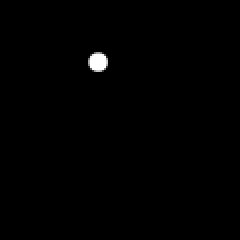
#> input picture circles_image1.png, 120 x 120 px (shown 2 times larger)
$ jupyter execute Circle-Finder.ipynb
#> lines starting #> are read from the running program, lines starting #| are printed output that depends on the picture; after the words box and inside, x2 and y2 are one past the last pixel; in counts of white or black regions, pixels touching at a corner belong together
[cell 1]
import numpy as np
import cv2
from google.colab.patches import cv2_imshow
from scipy.spatial import distance
import time
import matplotlib.pyplot as plt

IDS

[cell 2]
def iterative_deepening_search(image,start,goal_condition):
  start_time = time.time()
  found_cricle = False
  circles = 0
  count = 1
  blank_image = np.zeros((120,120,3), np.uint8)
  blank_image[:,:] = (0,255,0)
  i = start[0]
  j = start[1]
  found = False   #found the circle
  end = False   #True when all the circles are found
  search_row = True  #False when Find a white pixel
  count = 120     #the layers it has to check (increases gradually)


  for x in range(count):    #from layer 0 to 120
    found = False   #the new row has no white pixels yet
    search_row = True #we have to check for white pixels
    circles = 0       #the amount of circles will reset until reaching the end
    for row in range(i,x):
      if found == True and search_row == True: #found a circle but the last row is all black(circle is finished)
        circles += 1
        found = False #looking for the new circle
        if (circles == goal_condition): #found all the circles
          end = True
      else:
        search_row = True
      for col in range(j,120):
        k = image[row,col]
        if k == 255:
          blank_image[row,col] = 255
          found = True
          search_row = False
        else:
          blank_image[row,col] = 0
    if end == True:
      print("Reached the goal")
      break
    if (x == count - 1):
      print("couldn't meet the goal") #did all the 120 search but couldn't meet the goal
  cv2_imshow(blank_image)
  end_time = time.time()
  print(circles)
  print(f"the total time was {np.ceil((end_time - start_time) * 10**3)} ms")


image = cv2.imread('circles_image1.png',cv2.IMREAD_GRAYSCALE)
#> image is the input picture: shape (120, 120); min 0, max 255, mean 1.3
iterative_deepening_search(image,[0,0],1)
#> after the loop in iterative_deepening_search, `for x in range(count):`: end = True
#| 1
image = cv2.imread('circles_image2.png',cv2.IMREAD_GRAYSCALE)
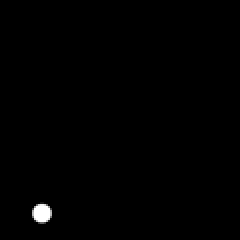
#> input picture circles_image2.png, 120 x 120 px (shown 2 times larger)
#> image is the input picture: shape (120, 120); min 0, max 255, mean 1.3
iterative_deepening_search(image,[0,0],1)
#| 1
image = cv2.imread('circles_image3.png',cv2.IMREAD_GRAYSCALE)
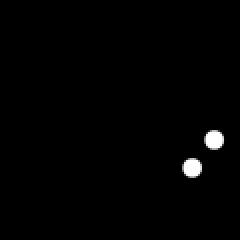
#> input picture circles_image3.png, 120 x 120 px (shown 2 times larger)
#> image is the input picture: shape (120, 120); min 0, max 255, mean 2.6
iterative_deepening_search(image,[0,0],2)
#| 2
image = cv2.imread('circles_image4.png',cv2.IMREAD_GRAYSCALE)
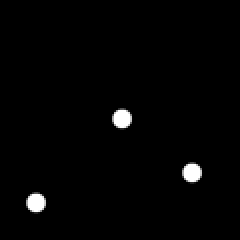
#> input picture circles_image4.png, 120 x 120 px (shown 2 times larger)
#> image is the input picture: shape (120, 120); min 0, max 255, mean 3.9
iterative_deepening_search(image,[0,0],3)
#| 3
image = cv2.imread('circles_image5.png',cv2.IMREAD_GRAYSCALE)
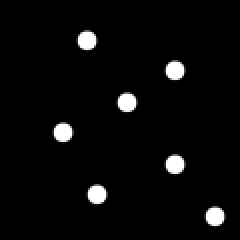
#> input picture circles_image5.png, 120 x 120 px (shown 2 times larger)
#> image is the input picture: shape (120, 120); min 0, max 255, mean 9
iterative_deepening_search(image,[0,0],7)
#| 7

At first,it starts to search the whole picture from the start point and start to search each row from row 0 to row 120 until it can find all the circles,because we only have information about the number of circles and not the locations of them we have to check each row to find the goal(it will be a complete algorithm if we do it from the (0,0) intial point)

[cell 3]
def find_circle_center(points):  #a function to estimate the center point of a circle by having all the points as the input
    points = np.array(points)
    x = points[:, 0]
    y = points[:, 1]

    A = np.c_[-2*x, -2*y, np.ones(len(points))]
    b = -(x**2 + y**2)

    result = np.linalg.lstsq(A, b, rcond=None)
    h, k, _ = result[0]
    return [np.ceil(h),np.ceil(k)] #returns the coordinate of the center point (will round it up)

[cell 4]
def find_all_circles_center(image):  #find all the circle point in a picture
  circle_points = [] #points of one circle
  centers = [] #center of all circles
  rows,cols = image.shape
#> rows = 120; cols = 120
  found = False
  search_row = True
  for i in range(rows):
    if (found == True and search_row == True):
      centers.append(find_circle_center(circle_points))
      circle_points = []
      found = False
    else:
      search_row = True
    for j in range(cols):
      k = image[i,j]
      if k == 255:
        circle_points.append([i,j])
        found = True
        search_row = False
#> after the loop, centers = [[31, 49]]; circle_points = []
#> the loop in find_all_circles_center (call 2), `for i in range(rows):` made 120 passes
#> (result in find_circle_center, h in find_circle_center, k in find_circle_center) on pass 37: (([30.62, 48.62, 3293], [1291.1], 3, [844.9, 29.37, 0.273]), 30.62, 48.62)
  return centers
image = cv2.imread('circles_image3.png',cv2.IMREAD_GRAYSCALE)

[cell 5]
def best_move(start,goal): #it will try all the 9 moves possible(including staying at the same place if reached the goal) and return the best possibe move
  i,j = start[0],start[1]
  distances = []
  if distance.euclidean(start,goal) == 0:
    return start #if we reached our goal,return the current location

  moves = [[i + 1 ,j],[i - 1 ,j],[i,j + 1],[i,j - 1],[i + 1,j + 1],[i + 1 ,j - 1],[i - 1,j + 1],[i - 1,j - 1]] #list of available moves
  distances.append(distance.euclidean(moves[0],goal))
  distances.append(distance.euclidean(moves[1],goal))
  distances.append(distance.euclidean(moves[2],goal))
  distances.append(distance.euclidean(moves[3],goal))
  distances.append(distance.euclidean(moves[4],goal))
  distances.append(distance.euclidean(moves[5],goal))
  distances.append(distance.euclidean(moves[6],goal))
  distances.append(distance.euclidean(moves[7],goal))
  return moves[distances.index(min(distances))]

[cell 6]
def A_Star_Search(image,start,goal,hueristic):
#> called with goal = 1
  start_time = time.time()
  end = False
  current_point = start
#> current_point = [0, 0]
  image_3dimension = np.stack([image] * 3, axis=0)
  blank_image = np.transpose(image_3dimension, (1, 2, 0))
  circles_found = 0
  for circle in hueristic:
    while end != True:
      if (current_point == best_move(current_point,circle)):
        circles_found += 1
        blank_image[current_point[0] - 2:current_point[0] + 2,current_point[1] - 2:current_point[1] + 2] = (0,0,255)
        break
        if (circles_found == goal):
          print("all circles found")
          end = True
          break
      else:
        current_point = best_move(current_point,circle)
        blank_image[current_point[0]-1:current_point[0] + 1,current_point[1]-1:current_point[1]+1] = (255,0,0)
#> this loop made 1 pass
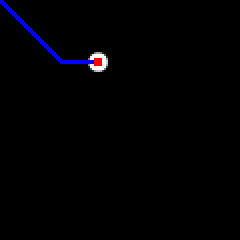
#> blank_image: shape (120, 120, 3) (shown 2 times larger); 0.97% of pixels changed, all inside (x1, y1, x2, y2) = (0, 0, 51, 33); drawn as B, G, R
#> after the loop, circles_found = 1; current_point = [31, 49]
  end_time = time.time()
  print(f"the total time was {np.ceil((end_time - start_time) * 10**3)} ms")
#| the total time was 37.0 ms
  cv2_imshow(blank_image)


image = cv2.imread('circles_image1.png',cv2.IMREAD_GRAYSCALE)
A_Star_Search(image,[0,0],len(find_all_circles_center(image)),find_all_circles_center(image))
image = cv2.imread('circles_image2.png',cv2.IMREAD_GRAYSCALE)
A_Star_Search(image,[0,0],len(find_all_circles_center(image)),find_all_circles_center(image))
#> call 2 of A_Star_Search, with goal = 1
#> the loop in A_Star_Search (call 2), `for circle in hueristic:` made 1 pass
#> circle on pass 1: [107, 21]
#> after the loop in A_Star_Search (call 2), `for circle in hueristic:`:
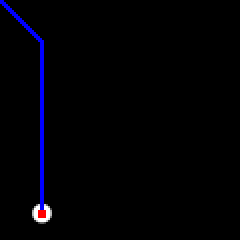
#> blank_image: shape (120, 120, 3) (shown 2 times larger); 1.71% of pixels changed, all inside (x1, y1, x2, y2) = (0, 0, 23, 109); drawn as B, G, R
#| the total time was 43.0 ms
image = cv2.imread('circles_image3.png',cv2.IMREAD_GRAYSCALE)
A_Star_Search(image,[0,0],len(find_all_circles_center(image)),find_all_circles_center(image))
#> call 3 of A_Star_Search, with goal = 2
#> the loop in A_Star_Search (call 3), `for circle in hueristic:` made 2 passes
#> circle on passes 1 to 2: [70, 107], [84, 96]
#> after the loop in A_Star_Search (call 3), `for circle in hueristic:`:
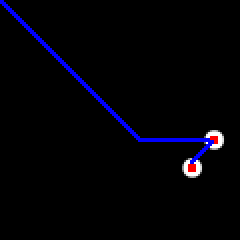
#> blank_image: shape (120, 120, 3) (shown 2 times larger); 2.37% of pixels changed, all inside (x1, y1, x2, y2) = (0, 0, 109, 86); drawn as B, G, R
#| the total time was 51.0 ms
image = cv2.imread('circles_image4.png',cv2.IMREAD_GRAYSCALE)
A_Star_Search(image,[0,0],len(find_all_circles_center(image)),find_all_circles_center(image))
#> call 4 of A_Star_Search, with goal = 3
#> the loop in A_Star_Search (call 4), `for circle in hueristic:` made 3 passes
#> circle on passes 1 to 3: [59, 61], [86, 96], [101, 18]
#> after the loop in A_Star_Search (call 4), `for circle in hueristic:`:
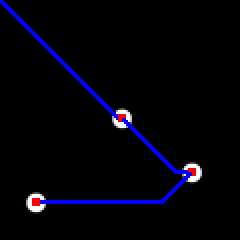
#> blank_image: shape (120, 120, 3) (shown 2 times larger); 3.29% of pixels changed, all inside (x1, y1, x2, y2) = (0, 0, 98, 103); drawn as B, G, R
#| the total time was 71.0 ms
image = cv2.imread('circles_image5.png',cv2.IMREAD_GRAYSCALE)
A_Star_Search(image,[0,0],len(find_all_circles_center(image)),find_all_circles_center(image))
#> the loop in A_Star_Search (call 5), `for circle in hueristic:` made 7 passes
#> circle on passes 1 to 7: [20, 43], [35, 88], [51, 64], [66, 32], [82, 88], [97, 49], [108, 108]
#> after the loop in A_Star_Search (call 5), `for circle in hueristic:`:
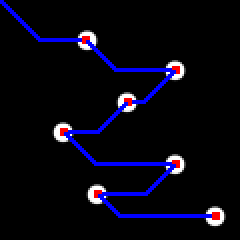
#> blank_image: shape (120, 120, 3) (shown 2 times larger); 5.26% of pixels changed, all inside (x1, y1, x2, y2) = (0, 0, 110, 110); drawn as B, G, R
#| the total time was 123.0 ms

## <font color='red'>As it has been shown on the file the A* algorithm is significantly faster and more accurate it is mostly because it knows its goal and from the start only goes to the pixels closer to the gaol unlike the IDS where the algorithm has to search every possible node and pixel to find a goal</font>

[cell 7]
IDS_ypoints = np.array([222,2849,1725, 1654 , 1877])
A_star_ypoints = np.array([8,15,17,24,52])
plt.plot(IDS_ypoints, label="IDS Points", color="blue", linestyle="-", marker="o")
plt.plot(A_star_ypoints, label="A* Points", color="green", linestyle="--", marker="s")

x_ticks = np.arange(1, len(IDS_ypoints) + 1)
plt.xticks(ticks=np.arange(len(IDS_ypoints)), labels=x_ticks)

plt.xlabel("the picture index")
plt.ylabel("time to execute (ms)")
plt.title("Comparison of IDS and A* time")
plt.legend()


plt.grid(alpha=0.5)


plt.show()

[cell 8]
fig, ax = plt.subplots()
algorithm = ['IDS', 'A*']
time = [IDS_ypoints.sum()/5, A_star_ypoints.sum()/5]
bar_labels = ['red', 'blue']
bar_colors = ['tab:red', 'tab:blue']

ax.bar(algorithm, time, label=bar_labels, color=bar_colors)

ax.set_ylabel('algorithm')
ax.set_title('average time to execute')
ax.legend(title='average time comparison')

plt.show()
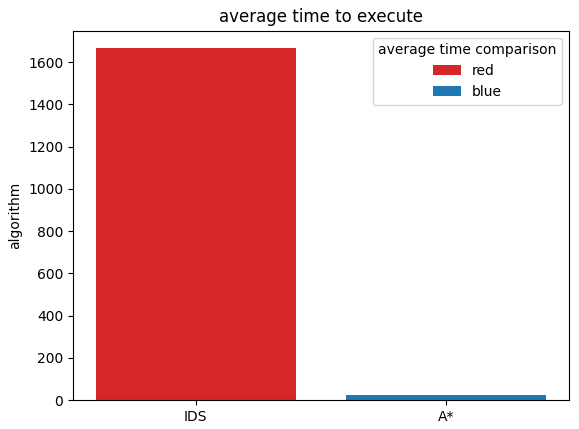
#> figure drawn by matplotlib, 1 panel
